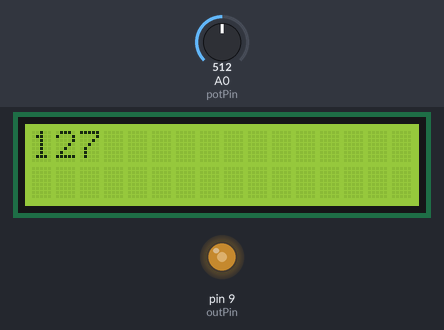
The sketch below on a simulated Arduino Uno, built with avr-gcc and run on an emulated ATmega328P. Shown: 16×2 character LCD, output pins drawn as LEDs (lit = HIGH). The inputs (shaded band) are chosen by the test bench; at power-on: A0 (potPin) = 512.

Above: at 1.2 s.
1.3 s: A0 (potPin) set to 716
At 1.47 s:
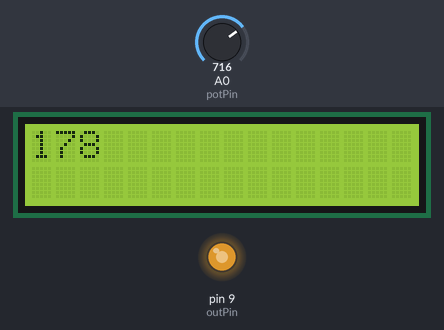
3.4 s: A0 (potPin) set to 900
At 3.58 s:
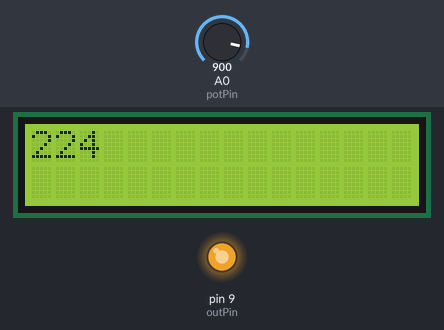
5.5 s: A0 (potPin) set to 122
At 5.68 s:
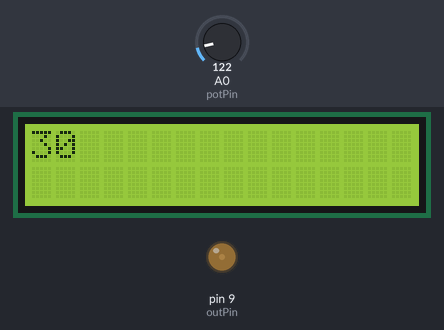
7.6 s: A0 (potPin) set to 0
At 7.77 s:
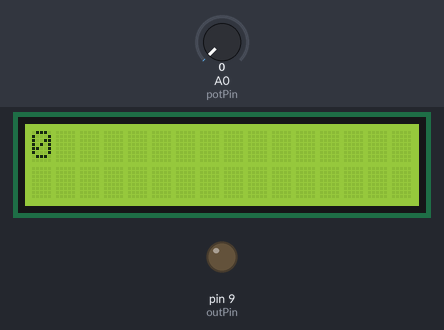
Timing chart, 0 to 10.6 s (numbered marks = the images above; inputs shaded):
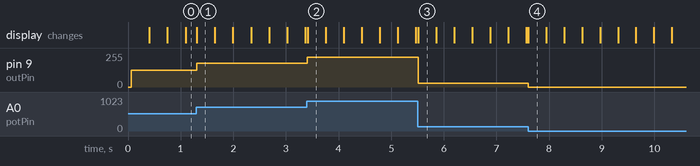

Measured:
- after the input at 1.3 s, pin 9 (outPin): 127/255 → 178/255 at once; the display: changes at once (image 1)
- after the input at 3.4 s, pin 9 (outPin): 178/255 → 224/255 at once; the display: changes at once (image 2)
- after the input at 5.5 s, pin 9 (outPin): 224/255 → 30/255 at once; the display: changes at once (image 3)
- after the input at 7.6 s, pin 9 (outPin): 30/255 → 0/255 at once; the display: changes at once (image 4)

The sketch:

pwmtest.ino
```cpp
//Reed Simon 7.17.17
#include <LiquidCrystal.h>

LiquidCrystal disp(12, 11, 7, 6, 5, 4); //Creates LCD with specified pins with name disp

const byte outPin = 9;
const byte potPin = A0;

int readVal;

void setup(){
    disp.begin(16, 2);
    pinMode(potPin, INPUT);
    pinMode(outPin, OUTPUT);
}

void loop(){
    readVal = map(analogRead(potPin), 0, 1023, 0, 255);
    analogWrite(outPin, readVal);
    disp.print(readVal);
    delay(40);
    disp.clear();
}
```
